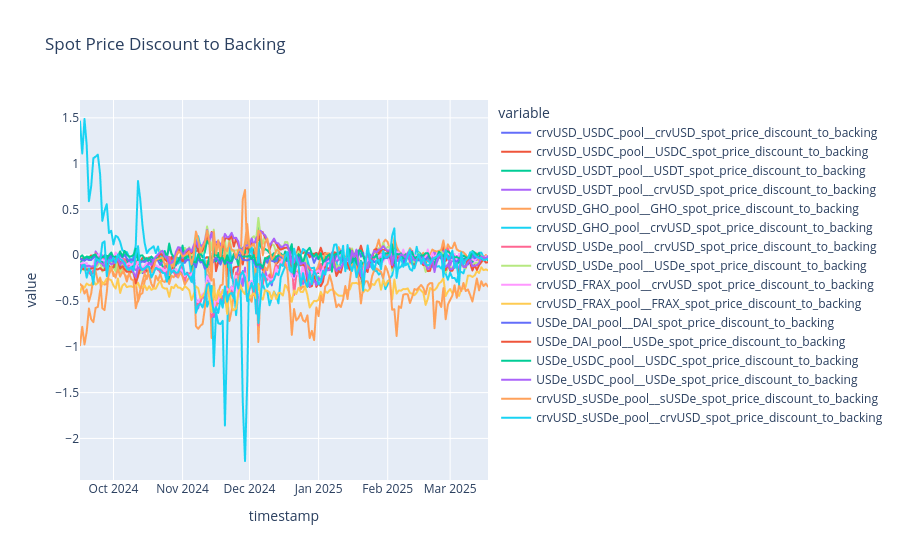

The notebook cell saved with this chart:
### Code cell
from local_pool_price import *
import plotly.express as px
import plotly.io

plotly.io.templates.default = None


def fetch_pool_local_token_prices() -> pd.DataFrame:

    safe_price_calls = build_safe_price_calls()
    backing_calls = build_backing_calls()

    token_local_price = build_all_local_pool_prices()

    token_local_price_call_list = [t.calls for t in token_local_price]
    token_local_price_calls = [c for calls in token_local_price_call_list for c in calls]

    blocks = build_blocks_to_use(ETH_CHAIN)
    df = get_raw_state_by_blocks([*safe_price_calls, *backing_calls, *token_local_price_calls], blocks, ETH_CHAIN)
    pool_spot_price_df, pool_spot_price_discount_to_backing_df, pool_spot_price_spread_with_safe_price_df = (
        _extract_pool_local_spot_price_df(df, token_local_price)
    )
    return df, pool_spot_price_df, pool_spot_price_discount_to_backing_df, pool_spot_price_spread_with_safe_price_df


def _extract_pool_local_spot_price_df(df: pd.DataFrame, token_local_price: list[TokenLocalPoolPriceDetails]):
    pool_spot_price_df = pd.DataFrame(index=df.index)
    pool_spot_price_discount_to_backing_df = pd.DataFrame(index=df.index)
    pool_spot_price_spread_with_safe_price_df = pd.DataFrame(index=df.index)

    for t in token_local_price:
        cols = [c for c in df.columns if t.pool_name in c]

        for spot_price_column in cols:
            first_token = spot_price_column.split("_")[-3]
            second_token = spot_price_column.split("_")[-1]

            pool_spot_price_df[f"{t.pool_name}__{first_token}_spot_price"] = (
                df[spot_price_column] * df[f"{second_token}_safe_price"]
            )
            spot_price = pool_spot_price_df[f"{t.pool_name}__{first_token}_spot_price"]
            backing = df[f"{first_token}_backing"]
            safe_price = df[f"{first_token}_safe_price"]

            pool_spot_price_discount_to_backing_df[f"{t.pool_name}__{first_token}_spot_price_discount_to_backing"] = (
                100 * ((spot_price - backing) / backing)
            )

            pool_spot_price_spread_with_safe_price_df[f"{t.pool_name}__{first_token}_safe_spot_spread"] = 100 * (
                (safe_price - spot_price) / safe_price
            )
    return pool_spot_price_df, pool_spot_price_discount_to_backing_df, pool_spot_price_spread_with_safe_price_df


df, pool_spot_price_df, pool_spot_price_discount_to_backing_df, pool_spot_price_spread_with_safe_price_df = (
    fetch_pool_local_token_prices()
)
px.line(pool_spot_price_discount_to_backing_df, title="Spot Price Discount to Backing")

### Figure 1 — Plotly figure (JSON) as saved in the notebook; plotly's stock layout.template omitted (floating-point values rounded to 4 significant figures; data arrays with more than 128 entries replaced by an {"elided": "..."} marker saying what was removed)
{"data": [{"hovertemplate": "variable=crvUSD_USDC_pool__crvUSD_spot_price_discount_to_backing<br>timestamp=%{x}<br>value=%{y}<extra></extra>", "legendgroup": "crvUSD_USDC_pool__crvUSD_spot_price_discount_to_backing", "line": {"color": "#636efa", "dash": "solid"}, "marker": {"symbol": "circle"}, "mode": "lines", "name": "crvUSD_USDC_pool__crvUSD_spot_price_discount_to_backing", "showlegend": true, "type": "scattergl", "x": {"elided": "184 str values"}, "xaxis": "x", "y": {"elided": "184 float values"}, "yaxis": "y"}, {"hovertemplate": "variable=crvUSD_USDC_pool__USDC_spot_price_discount_to_backing<br>timestamp=%{x}<br>value=%{y}<extra></extra>", "legendgroup": "crvUSD_USDC_pool__USDC_spot_price_discount_to_backing", "line": {"color": "#EF553B", "dash": "solid"}, "marker": {"symbol": "circle"}, "mode": "lines", "name": "crvUSD_USDC_pool__USDC_spot_price_discount_to_backing", "showlegend": true, "type": "scattergl", "x": {"elided": "184 str values"}, "xaxis": "x", "y": {"elided": "184 float values"}, "yaxis": "y"}, {"hovertemplate": "variable=crvUSD_USDT_pool__USDT_spot_price_discount_to_backing<br>timestamp=%{x}<br>value=%{y}<extra></extra>", "legendgroup": "crvUSD_USDT_pool__USDT_spot_price_discount_to_backing", "line": {"color": "#00cc96", "dash": "solid"}, "marker": {"symbol": "circle"}, "mode": "lines", "name": "crvUSD_USDT_pool__USDT_spot_price_discount_to_backing", "showlegend": true, "type": "scattergl", "x": {"elided": "184 str values"}, "xaxis": "x", "y": {"elided": "184 float values"}, "yaxis": "y"}, {"hovertemplate": "variable=crvUSD_USDT_pool__crvUSD_spot_price_discount_to_backing<br>timestamp=%{x}<br>value=%{y}<extra></extra>", "legendgroup": "crvUSD_USDT_pool__crvUSD_spot_price_discount_to_backing", "line": {"color": "#ab63fa", "dash": "solid"}, "marker": {"symbol": "circle"}, "mode": "lines", "name": "crvUSD_USDT_pool__crvUSD_spot_price_discount_to_backing", "showlegend": true, "type": "scattergl", "x": {"elided": "184 str values"}, "xaxis": "x", "y": {"elided": "184 float values"}, "yaxis": "y"}, {"hovertemplate": "variable=crvUSD_GHO_pool__GHO_spot_price_discount_to_backing<br>timestamp=%{x}<br>value=%{y}<extra></extra>", "legendgroup": "crvUSD_GHO_pool__GHO_spot_price_discount_to_backing", "line": {"color": "#FFA15A", "dash": "solid"}, "marker": {"symbol": "circle"}, "mode": "lines", "name": "crvUSD_GHO_pool__GHO_spot_price_discount_to_backing", "showlegend": true, "type": "scattergl", "x": {"elided": "184 str values"}, "xaxis": "x", "y": {"elided": "184 float values"}, "yaxis": "y"}, {"hovertemplate": "variable=crvUSD_GHO_pool__crvUSD_spot_price_discount_to_backing<br>timestamp=%{x}<br>value=%{y}<extra></extra>", "legendgroup": "crvUSD_GHO_pool__crvUSD_spot_price_discount_to_backing", "line": {"color": "#19d3f3", "dash": "solid"}, "marker": {"symbol": "circle"}, "mode": "lines", "name": "crvUSD_GHO_pool__crvUSD_spot_price_discount_to_backing", "showlegend": true, "type": "scattergl", "x": {"elided": "184 str values"}, "xaxis": "x", "y": {"elided": "184 float values"}, "yaxis": "y"}, {"hovertemplate": "variable=crvUSD_USDe_pool__crvUSD_spot_price_discount_to_backing<br>timestamp=%{x}<br>value=%{y}<extra></extra>", "legendgroup": "crvUSD_USDe_pool__crvUSD_spot_price_discount_to_backing", "line": {"color": "#FF6692", "dash": "solid"}, "marker": {"symbol": "circle"}, "mode": "lines", "name": "crvUSD_USDe_pool__crvUSD_spot_price_discount_to_backing", "showlegend": true, "type": "scattergl", "x": {"elided": "184 str values"}, "xaxis": "x", "y": {"elided": "184 float values"}, "yaxis": "y"}, {"hovertemplate": "variable=crvUSD_USDe_pool__USDe_spot_price_discount_to_backing<br>timestamp=%{x}<br>value=%{y}<extra></extra>", "legendgroup": "crvUSD_USDe_pool__USDe_spot_price_discount_to_backing", "line": {"color": "#B6E880", "dash": "solid"}, "marker": {"symbol": "circle"}, "mode": "lines", "name": "crvUSD_USDe_pool__USDe_spot_price_discount_to_backing", "showlegend": true, "type": "scattergl", "x": {"elided": "184 str values"}, "xaxis": "x", "y": {"elided": "184 float values"}, "yaxis": "y"}, {"hovertemplate": "variable=crvUSD_FRAX_pool__crvUSD_spot_price_discount_to_backing<br>timestamp=%{x}<br>value=%{y}<extra></extra>", "legendgroup": "crvUSD_FRAX_pool__crvUSD_spot_price_discount_to_backing", "line": {"color": "#FF97FF", "dash": "solid"}, "marker": {"symbol": "circle"}, "mode": "lines", "name": "crvUSD_FRAX_pool__crvUSD_spot_price_discount_to_backing", "showlegend": true, "type": "scattergl", "x": {"elided": "184 str values"}, "xaxis": "x", "y": {"elided": "184 float values"}, "yaxis": "y"}, {"hovertemplate": "variable=crvUSD_FRAX_pool__FRAX_spot_price_discount_to_backing<br>timestamp=%{x}<br>value=%{y}<extra></extra>", "legendgroup": "crvUSD_FRAX_pool__FRAX_spot_price_discount_to_backing", "line": {"color": "#FECB52", "dash": "solid"}, "marker": {"symbol": "circle"}, "mode": "lines", "name": "crvUSD_FRAX_pool__FRAX_spot_price_discount_to_backing", "showlegend": true, "type": "scattergl", "x": {"elided": "184 str values"}, "xaxis": "x", "y": {"elided": "184 float values"}, "yaxis": "y"}, {"hovertemplate": "variable=USDe_DAI_pool__DAI_spot_price_discount_to_backing<br>timestamp=%{x}<br>value=%{y}<extra></extra>", "legendgroup": "USDe_DAI_pool__DAI_spot_price_discount_to_backing", "line": {"color": "#636efa", "dash": "solid"}, "marker": {"symbol": "circle"}, "mode": "lines", "name": "USDe_DAI_pool__DAI_spot_price_discount_to_backing", "showlegend": true, "type": "scattergl", "x": {"elided": "184 str values"}, "xaxis": "x", "y": {"elided": "184 float values"}, "yaxis": "y"}, {"hovertemplate": "variable=USDe_DAI_pool__USDe_spot_price_discount_to_backing<br>timestamp=%{x}<br>value=%{y}<extra></extra>", "legendgroup": "USDe_DAI_pool__USDe_spot_price_discount_to_backing", "line": {"color": "#EF553B", "dash": "solid"}, "marker": {"symbol": "circle"}, "mode": "lines", "name": "USDe_DAI_pool__USDe_spot_price_discount_to_backing", "showlegend": true, "type": "scattergl", "x": {"elided": "184 str values"}, "xaxis": "x", "y": {"elided": "184 float values"}, "yaxis": "y"}, {"hovertemplate": "variable=USDe_USDC_pool__USDC_spot_price_discount_to_backing<br>timestamp=%{x}<br>value=%{y}<extra></extra>", "legendgroup": "USDe_USDC_pool__USDC_spot_price_discount_to_backing", "line": {"color": "#00cc96", "dash": "solid"}, "marker": {"symbol": "circle"}, "mode": "lines", "name": "USDe_USDC_pool__USDC_spot_price_discount_to_backing", "showlegend": true, "type": "scattergl", "x": {"elided": "184 str values"}, "xaxis": "x", "y": {"elided": "184 float values"}, "yaxis": "y"}, {"hovertemplate": "variable=USDe_USDC_pool__USDe_spot_price_discount_to_backing<br>timestamp=%{x}<br>value=%{y}<extra></extra>", "legendgroup": "USDe_USDC_pool__USDe_spot_price_discount_to_backing", "line": {"color": "#ab63fa", "dash": "solid"}, "marker": {"symbol": "circle"}, "mode": "lines", "name": "USDe_USDC_pool__USDe_spot_price_discount_to_backing", "showlegend": true, "type": "scattergl", "x": {"elided": "184 str values"}, "xaxis": "x", "y": {"elided": "184 float values"}, "yaxis": "y"}, {"hovertemplate": "variable=crvUSD_sUSDe_pool__sUSDe_spot_price_discount_to_backing<br>timestamp=%{x}<br>value=%{y}<extra></extra>", "legendgroup": "crvUSD_sUSDe_pool__sUSDe_spot_price_discount_to_backing", "line": {"color": "#FFA15A", "dash": "solid"}, "marker": {"symbol": "circle"}, "mode": "lines", "name": "crvUSD_sUSDe_pool__sUSDe_spot_price_discount_to_backing", "showlegend": true, "type": "scattergl", "x": {"elided": "184 str values"}, "xaxis": "x", "y": {"elided": "184 float values"}, "yaxis": "y"}, {"hovertemplate": "variable=crvUSD_sUSDe_pool__crvUSD_spot_price_discount_to_backing<br>timestamp=%{x}<br>value=%{y}<extra></extra>", "legendgroup": "crvUSD_sUSDe_pool__crvUSD_spot_price_discount_to_backing", "line": {"color": "#19d3f3", "dash": "solid"}, "marker": {"symbol": "circle"}, "mode": "lines", "name": "crvUSD_sUSDe_pool__crvUSD_spot_price_discount_to_backing", "showlegend": true, "type": "scattergl", "x": {"elided": "184 str values"}, "xaxis": "x", "y": {"elided": "184 float values"}, "yaxis": "y"}], "layout": {"legend": {"title": {"text": "variable"}, "tracegroupgap": 0}, "title": {"text": "Spot Price Discount to Backing"}, "xaxis": {"anchor": "y", "domain": [0, 1], "title": {"text": "timestamp"}}, "yaxis": {"anchor": "x", "domain": [0, 1], "title": {"text": "value"}}}}
